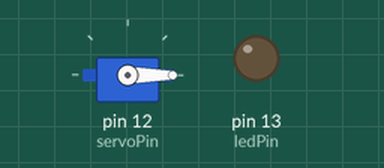
This sketch was run on a simulated Arduino Uno, built with avr-gcc and run on an emulated ATmega328P. Parts: servo, output pins drawn as LEDs (lit = HIGH).

Above: at 0.05 s.
Timing chart, 0 to 3.0 s (numbered marks = the images above):
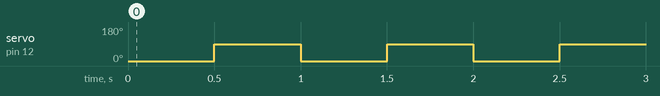

Measured:
- by itself, servo on pin 12 (servoPin): alternates 90° for 0.50 s and 0° for 0.50 s

The sketch:

DadsCode.ino
```cpp
/*


*/


#include <Servo.h>


int sensorPin = 0;    // The potentiometer is connected to

                      // analog pin 0


const int ledPin = 13;      // The LED is connected to digital pin 13


const int servoPin = 12;

Servo servo;


void setup() // this function runs once when the sketch starts up

{

  pinMode(ledPin, OUTPUT);

  servo.attach(servoPin);

  Serial.begin(9600);

}


void loop() // this function runs repeatedly after setup() finishes

{

//  unsigned int sensorValue = analogRead(sensorPin);

//

//  unsigned int angle = sensorValue / 4 * 180 / 256 ;

//

//  Serial.print("Sensor read:");

//  Serial.print(sensorValue);

//  Serial.print(" Angle:");

//  Serial.println(angle);

//

//  digitalWrite(ledPin, LOW);      // Turn the LED off

//  servo.write(angle);

//  delay(10);

//  Serial.print("\b\b\b\b\b\b\b\b\b\b\b\b\b\b\b\b\b\b\b\b\b\b\b\b");


  servo.write(0);

  delay(500);

  servo.write(90);

  delay(500);

}
```
